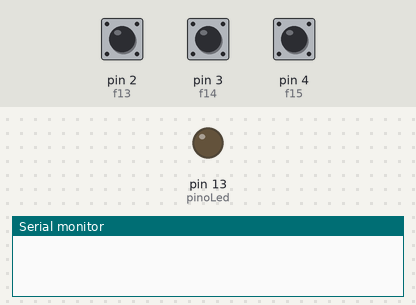
A sketch run on a simulated Arduino Uno, built with avr-gcc and run on an emulated ATmega328P. Parts: output pins drawn as LEDs (lit = HIGH), the last lines printed to the serial monitor. The inputs (shaded band) are chosen by the test bench; at power-on: pin 2 (f13) HIGH, pin 3 (f14) HIGH, pin 4 (f15) HIGH.

Above: at 1.2 s.
1.3 s: pin 2 (f13) pulled LOW for 0.15 s
At 1.37 s:
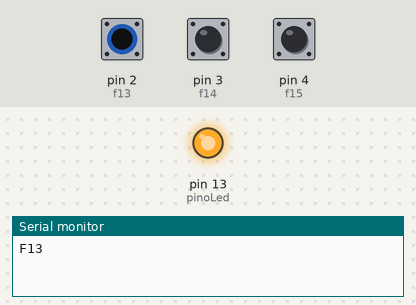
2.9 s: pin 2 (f13) pulled LOW for 3.2 s
At 6.9 s:
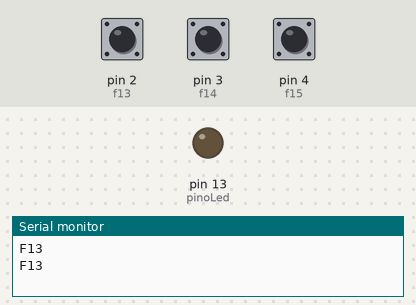
7.6 s: pin 3 (f14) pulled LOW for 3.2 s
At 8.0 s:
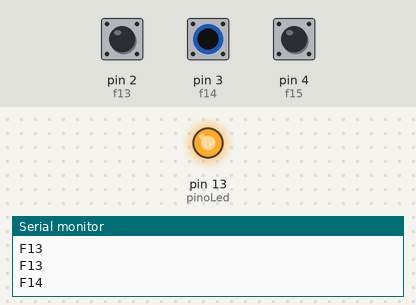
Timing chart, 0 to 12.3 s (numbered marks = the images above; inputs shaded):
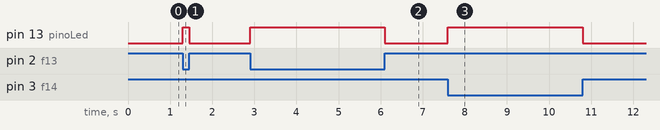

The sketch:

streamdeck_nov18a.ino
```cpp
const int pinoLed = LED_BUILTIN;

const int f13 = 2;
const int f14 = 3;
const int f15 = 4;

void setup() {
  pinMode(pinoLed, OUTPUT);

  pinMode(f13, INPUT_PULLUP);
  pinMode(f14, INPUT_PULLUP);
  pinMode(f15, INPUT_PULLUP);

  Serial.begin(9600);
}

void loop() {
  pressionarBotao(f13, "F13");
  pressionarBotao(f14, "F14");
  pressionarBotao(f15, "F15");
}

void pressionarBotao(int pino, const char* comando) {

  if (digitalRead(pino) == LOW) {

    digitalWrite(pinoLed, HIGH);

    Serial.println(comando);

    while (digitalRead(pino) == LOW) {
      delay(10);
    }

    digitalWrite(pinoLed, LOW);
    delay(50);
  }
}
```

Measured:
- after the input at 1.3 s, pin 13 (pinoLed): LOW → HIGH at once, → LOW 0.15 s later
- after the input at 2.9 s, pin 13 (pinoLed): LOW → HIGH at once, → LOW 3.2 s later
- after the input at 7.6 s, pin 13 (pinoLed): LOW → HIGH at once, → LOW 3.2 s later
